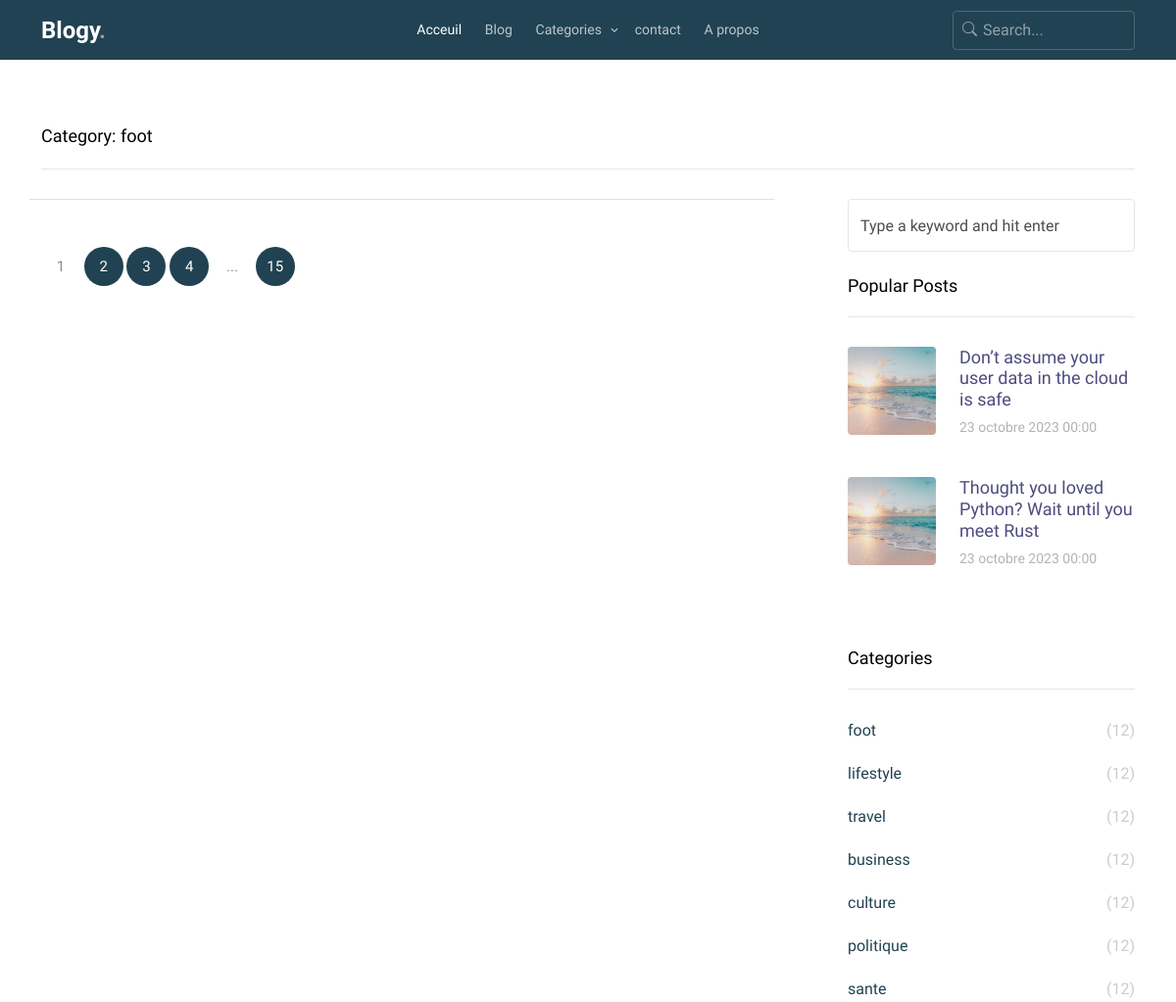
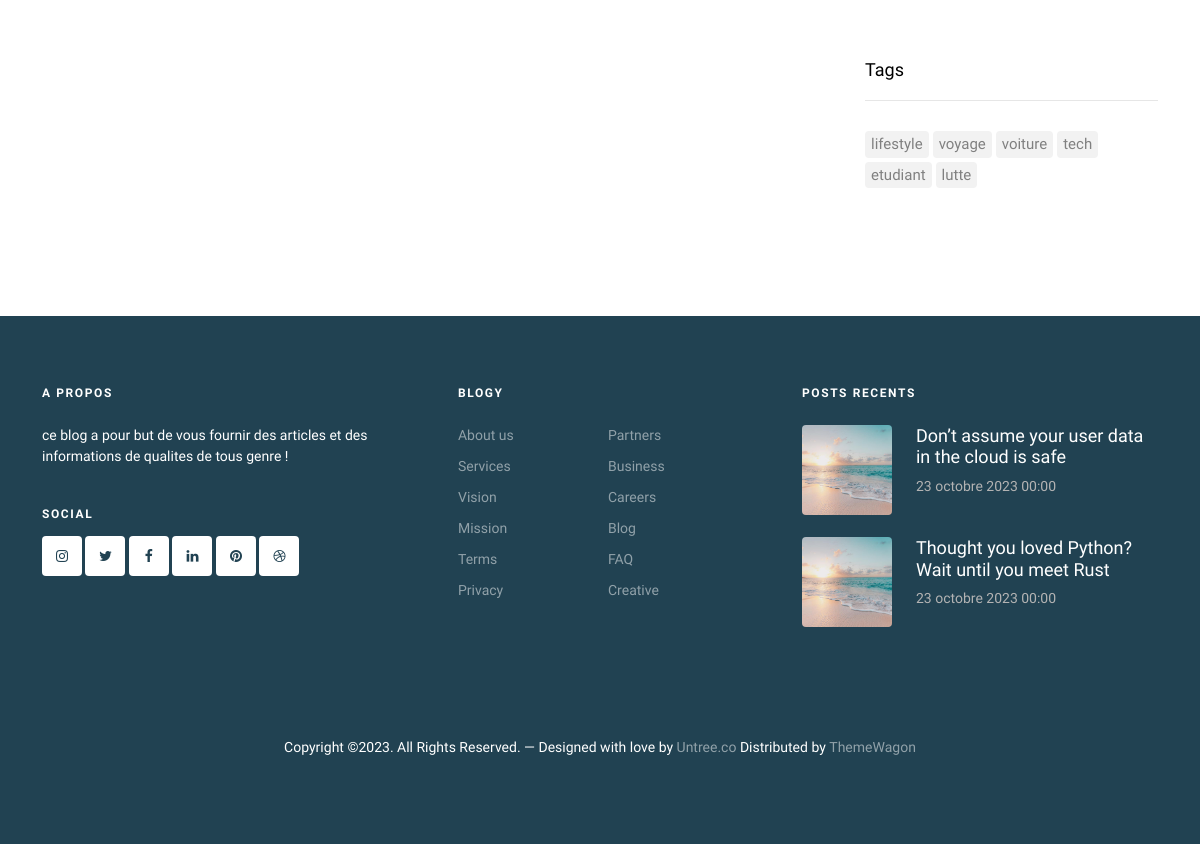
Before: /categorie/foot with the older database file (2 pictures, top to bottom).
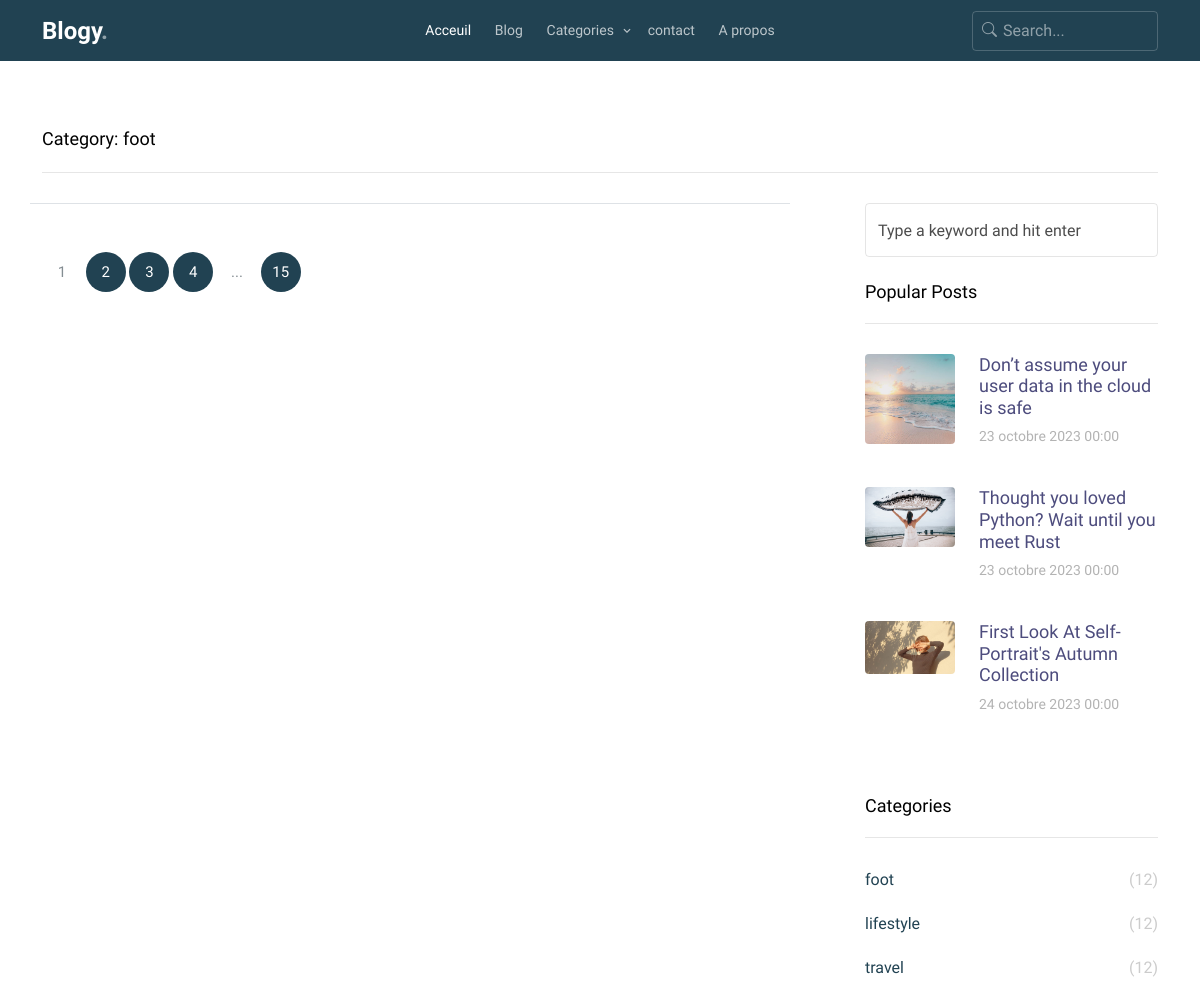
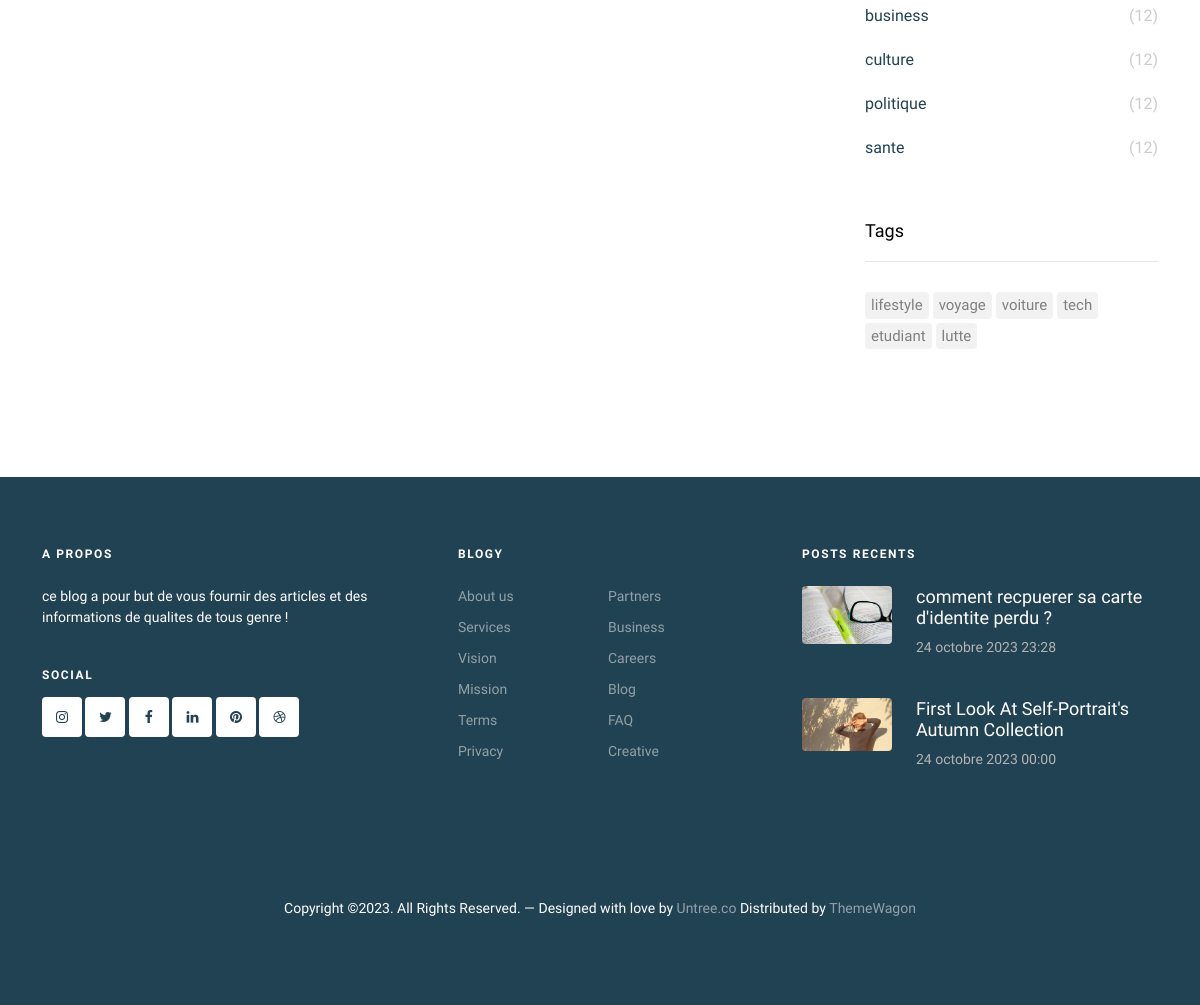
After: the same page with the newer database file (2 pictures, top to bottom).
### blog/models.py (models this page shows, shortened)
class Categorie(models.Model):
    name = models.CharField(max_length=50)
    class Meta:
        verbose_name = ("Categorie")
        verbose_name_plural = ("Categories")
    def __str__(self):
        return self.name

class Post(models.Model):
    title = models.CharField(max_length=200)
    image = models.ImageField(upload_to='media')
    date = models.DateTimeField(auto_now=False, auto_now_add=True)
    author = models.ForeignKey(User, on_delete=models.CASCADE)
    partie1 = models.TextField()
    image1_partie1 = models.ImageField(upload_to='media', blank=True)
    image2_partie1 = models.ImageField(upload_to='media', blank=True)
    image3_partie1 = models.ImageField(upload_to='media', blank=True)
    partie2 = models.TextField(blank=True)
    image1_partie2 = models.ImageField(upload_to='media', blank=True)
    image2_partie2 = models.ImageField(upload_to='media', blank=True)
    image3_partie2 = models.ImageField(upload_to='media', blank=True)
    partie3 = models.TextField(blank=True)
    image1_partie3 = models.ImageField(upload_to='media', blank=True)
    image2_partie3 = models.ImageField(upload_to='media', blank=True)
    image3_partie3 = models.ImageField(upload_to='media', blank=True)
    partie4 = models.TextField(blank=True)
    image1_partie4 = models.ImageField(upload_to='media', blank=True)
    image2_partie4 = models.ImageField(upload_to='media', blank=True)
    image3_partie4 = models.ImageField(upload_to='media', blank=True)
    tags = models.ManyToManyField(Tag, blank=True)
    categorie = models.ForeignKey(Categorie, on_delete=models.CASCADE,  blank=True, null=True)
    class Meta:
        verbose_name = 'Post'
        verbose_name_plural = 'Posts'

class Tag(models.Model):
    name = models.CharField(max_length=50)
    class Meta:
        verbose_name = 'Tag'
        verbose_name_plural = 'Tags'

### sudo/models.py (models this page shows, shortened)
class Blog(models.Model):
    name = models.CharField(max_length=50)
    dark_logo = models.FileField(upload_to='media', null=True)
    logo = models.ImageField(upload_to='media')
    default_avatar = models.ImageField(upload_to='media')
    favicon = models.ImageField(upload_to='media', blank=True, null=True)
    email = models.EmailField(max_length=254)
    telephone = models.IntegerField()
    localisation = models.CharField(max_length=50)
    class Meta:
        verbose_name = ("Blog")
        verbose_name_plural = ("Blogs")

### blog/views.py (the view)
# urls.py: path('categorie/<str:cat_name>', views.categorie, name='categorie'),
def categorie(request, cat_name):
    print(f'c name : {cat_name}')
    categorie = Categorie.objects.get(name = cat_name)
    print(categorie)
    posts_categorie_name = Post.objects.filter(categorie = categorie)
    print(posts_categorie_name)
    context = {
        'categorie': categorie,
        'posts_categorie_name' : posts_categorie_name
    }
    return render(request , 'blog/pages/categorie.html', context)

### blogy/context_processor.py (called while the page is built)
def all(request):
    all_tags = Tag.objects.all()
    all_categories = Categorie.objects.all()
    most_popular_posts = Post.objects.all()[:3]
    random_posts = Post.objects.all()
    recent_post = Post.objects.all().order_by('-date')[:2]
    blog = Blog.objects.get(pk = 1)
    context = {
        'all_tags' : all_tags,
        'all_categories' : all_categories,
        'most_popular_posts' : most_popular_posts,
        'random_posts' : random_posts,
        'recent_posts': recent_post,
        'blog' : blog
    }
    return context

### blog/templates/blog/pages/categorie.html (shortened to what this page needs)
{% extends "blog/base.html" %}
{% block main %}
<div class="section search-result-wrap">
    <div class="container">
        <div class="row">
            <div class="col-12">
                <div class="heading">Category: {{ categorie.name }}</div>
            </div>
        </div>
        <div class="row posts-entry">
            <div class="col-lg-8">
                <div class="row text-start pt-5 border-top">
                    <div class="col-md-12">
                        <div class="custom-pagination">
                            <span>1</span>
                            <a href="#">2</a>
                            <a href="#">3</a>
                            <a href="#">4</a>
                            <span>...</span>
                            <a href="#">15</a>
                        </div>
                    </div>
                </div>
            </div>
            {% include "blog/includes/slidebar.html" %}
        </div>
    </div>
</div>
{% endblock main %}

### blog/templates/blog/base.html (shortened to what this page needs)
{% load static %}
<!doctype html>
<html lang="en">
<head>
<link rel="stylesheet" href="{% static 'blog/fonts/icomoon/style.css' %}">
<link rel="stylesheet" href="{% static 'blog/fonts/flaticon/font/flaticon.css' %}">
	<link rel="stylesheet" href="https://cdn.jsdelivr.net/npm/bootstrap-icons@1.8.1/font/bootstrap-icons.css">
	<link rel="stylesheet" href="{% static 'blog/css/tiny-slider.css' %}">
	<link rel="stylesheet" href="{% static 'blog/css/aos.css' %}">
	<link rel="stylesheet" href="{% static 'blog/css/glightbox.min.css' %}">
	<link rel="stylesheet" href="{% static 'blog/css/style.css' %}">
	<link rel="stylesheet" href="{% static 'blog/css/flatpickr.min.css' %}">
</head>
<body>
{% block header %}{% include "blog/includes/header.html" %}{% endblock header %}
{% block main %}{% endblock main %}
{% block footer %}{% include "blog/includes/footer.html" %}{% endblock footer %}
</body>
</html>

### blog/templates/blog/includes/header.html (shortened to what this page needs)
<nav class="site-nav">
	<div class="container">
		<div class="menu-bg-wrap">
			<div class="site-navigation">
				<div class="row g-0 align-items-center">
					<div class="col-2">
						<a href="{% url "home" %}" class="logo m-0 float-start">Blogy<span class="text-primary">.</span></a>
					</div>
					<div class="col-8 text-center">
						<ul class="js-clone-nav d-none d-lg-inline-block text-start site-menu mx-auto">
							<li class="active"><a href="{% url "home" %}">Acceuil</a></li>
							<li><a href="{% url "blog" %}">Blog</a></li>
							<li class="has-children">
								<a href="category.html">Categories</a>
							</li>
							<li><a href="{% url "contact" %}">contact</a></li>
							<li><a href="category.html">A propos</a></li>
						</ul>
					</div>
					<div class="col-2 text-end">
						<form action="{% url "search" %}" class="search-form d-none d-lg-inline-block">
							<input name='query' type="text" class="form-control" placeholder="Search..." value= '{{ query }}'>
							<span class="bi-search"></span>
						</form>
					</div>
				</div>
			</div>
		</div>
	</div>
</nav>

### blog/templates/blog/includes/slidebar.html
<div class="col-lg-4 sidebar">
    <div class="sidebar-box search-form-wrap mb-4">
      <form action="#" class="sidebar-search-form">
        <input type="text" class="form-control" id="s" placeholder="Type a keyword and hit enter">
      </form>
    </div>
    <div class="sidebar-box">
      <h3 class="heading">Popular Posts</h3>
      <div class="post-entry-sidebar">
        <ul>
            {% for post in most_popular_posts %}
            <li>
                <a href="">
                  <img src="{{ post.image.url }}" alt="Image placeholder" class="me-4 rounded">
                  <div class="text">
                    <h4>{{ post.title }}</h4>
                    <div class="post-meta">
                      <span class="mr-2">{{ post.date }}</span>
                    </div>
                  </div>
                </a>
              </li>
              {% endfor %}
        </ul>
      </div>
    </div>
    <div class="sidebar-box">
      <h3 class="heading">Categories</h3>
      <ul class="categories">
        {% for categorie in all_categories %}
        <li><a href="#">{{ categorie.name }}<span>(12)</span></a></li>
        {% endfor %}
      </ul>
    </div>
    <div class="sidebar-box">
      <h3 class="heading">Tags</h3>
      <ul class="tags">
        {% for tag in all_tags %}
        <li><a href="#">{{ tag.name }}</a></li>
        {% endfor %}
      </ul>
    </div>
  </div>

### blog/templates/blog/includes/footer.html (shortened to what this page needs)
<footer class="site-footer">
	<div class="container">
		<div class="row">
			<div class="col-lg-4">
				<div class="widget">
					<h3 class="mb-4">A propos</h3>
					<p>ce blog a pour but de vous fournir des articles et des informations de qualites de tous genre !</p>
				</div>
				<div class="widget">
					<h3>Social</h3>
					<ul class="list-unstyled social">
						<li><a href="#"><span class="icon-instagram"></span></a></li>
						<li><a href="#"><span class="icon-twitter"></span></a></li>
						<li><a href="#"><span class="icon-facebook"></span></a></li>
						<li><a href="#"><span class="icon-linkedin"></span></a></li>
						<li><a href="#"><span class="icon-pinterest"></span></a></li>
						<li><a href="#"><span class="icon-dribbble"></span></a></li>
					</ul>
				</div>
			</div>
			<div class="col-lg-4 ps-lg-5">
				<div class="widget">
					<h3 class="mb-4">{{ blog.name }}</h3>
					<ul class="list-unstyled float-start links">
						<li><a href="#">About us</a></li>
						<li><a href="#">Services</a></li>
						<li><a href="#">Vision</a></li>
						<li><a href="#">Mission</a></li>
						<li><a href="#">Terms</a></li>
						<li><a href="#">Privacy</a></li>
					</ul>
					<ul class="list-unstyled float-start links">
						<li><a href="#">Partners</a></li>
						<li><a href="#">Business</a></li>
						<li><a href="#">Careers</a></li>
						<li><a href="#">Blog</a></li>
						<li><a href="#">FAQ</a></li>
						<li><a href="#">Creative</a></li>
					</ul>
				</div>
			</div>
			<div class="col-lg-4">
				<div class="widget">
					<h3 class="mb-4">Posts recents</h3>
					<div class="post-entry-footer">
						<ul>
							{% for post  in recent_posts %}
							<li>
								<a href="">
									<img src="{{ post.image.url }}" alt="Image placeholder" class="me-4 rounded">
									<div class="text">
										<h4>{{ post.title }}</h4>
										<div class="post-meta">
											<span class="mr-2">{{post.date}}</span>
										</div>
									</div>
								</a>
							</li>
							{% endfor %}
						</ul>
					</div>
				</div>
			</div>
		</div>
		<div class="row mt-5">
			<div class="col-12 text-center">
		<p>Copyright &copy;. All Rights Reserved. &mdash; Designed with love by <a href="https://untree.co">Untree.co</a>  Distributed by <a href="https://themewagon.com">ThemeWagon</a>
		</p>
	  </div>
	</div>
  </div>
</footer>

Changed rows visible on the page:
no longer on one of the page's lists (row edited): Post: title "Don’t assume your user data in the cloud is safe", date "23 octobre 2023 00:00"
no longer on one of the page's lists (row edited): Post: title "Thought you loved Python? Wait until you meet Rust", date "23 octobre 2023 00:00"
changed Post "Thought you loved Python? Wait until you meet Rust": image: a different picture
added Post: image (picture), title "First Look At Self-Portrait's Autumn Collection", date "24 octobre 2023 00:00"
added Post: image (picture), title "comment recpuerer sa carte d'identite perdu ?", date "24 octobre 2023 23:28", shown under "POSTS RECENTS"
